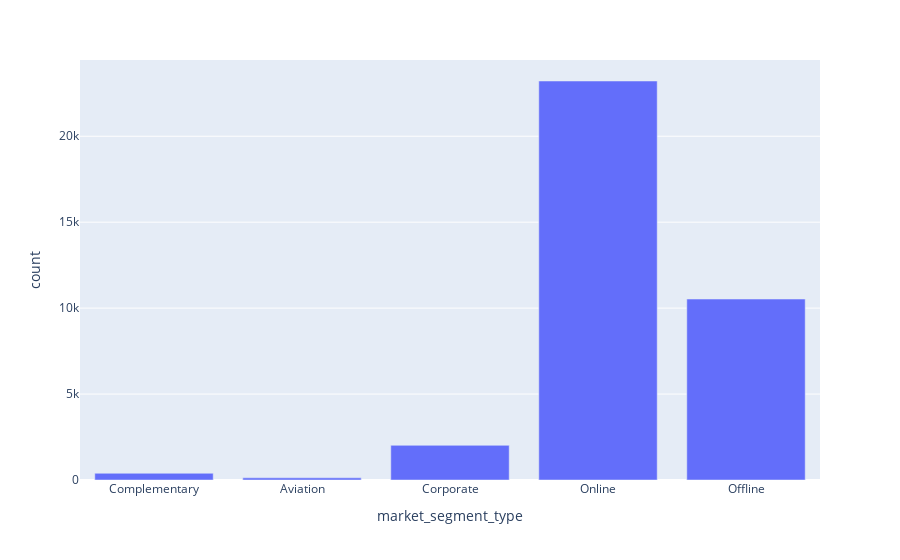

Here is the notebook cell this chart was saved with:
### Markdown cell above
Here we can see what the most popular market segments are. We find that there are five segments, with online being the most popular, offline being the next most, and the rest far below.

### Code cell
customer_reservations.groupBy("market_segment_type").agg(count("*").alias("count")).plot.bar(x="market_segment_type", y="count")

### Figure 1 — Plotly figure (JSON) as saved in the notebook; plotly's stock layout.template omitted (floating-point values rounded to 4 significant figures)
{"data": [{"hovertemplate": "market_segment_type=%{x}<br>count=%{y}<extra></extra>", "legendgroup": "", "marker": {"color": "#636efa", "pattern": {"shape": ""}}, "name": "", "orientation": "v", "showlegend": false, "textposition": "auto", "type": "bar", "x": ["Complementary", "Aviation", "Corporate", "Online", "Offline"], "xaxis": "x", "y": [391, 125, 2017, 23214, 10528], "yaxis": "y"}], "layout": {"barmode": "relative", "legend": {"tracegroupgap": 0}, "margin": {"t": 60}, "xaxis": {"anchor": "y", "domain": [0, 1], "title": {"text": "market_segment_type"}}, "yaxis": {"anchor": "x", "domain": [0, 1], "title": {"text": "count"}}}}
